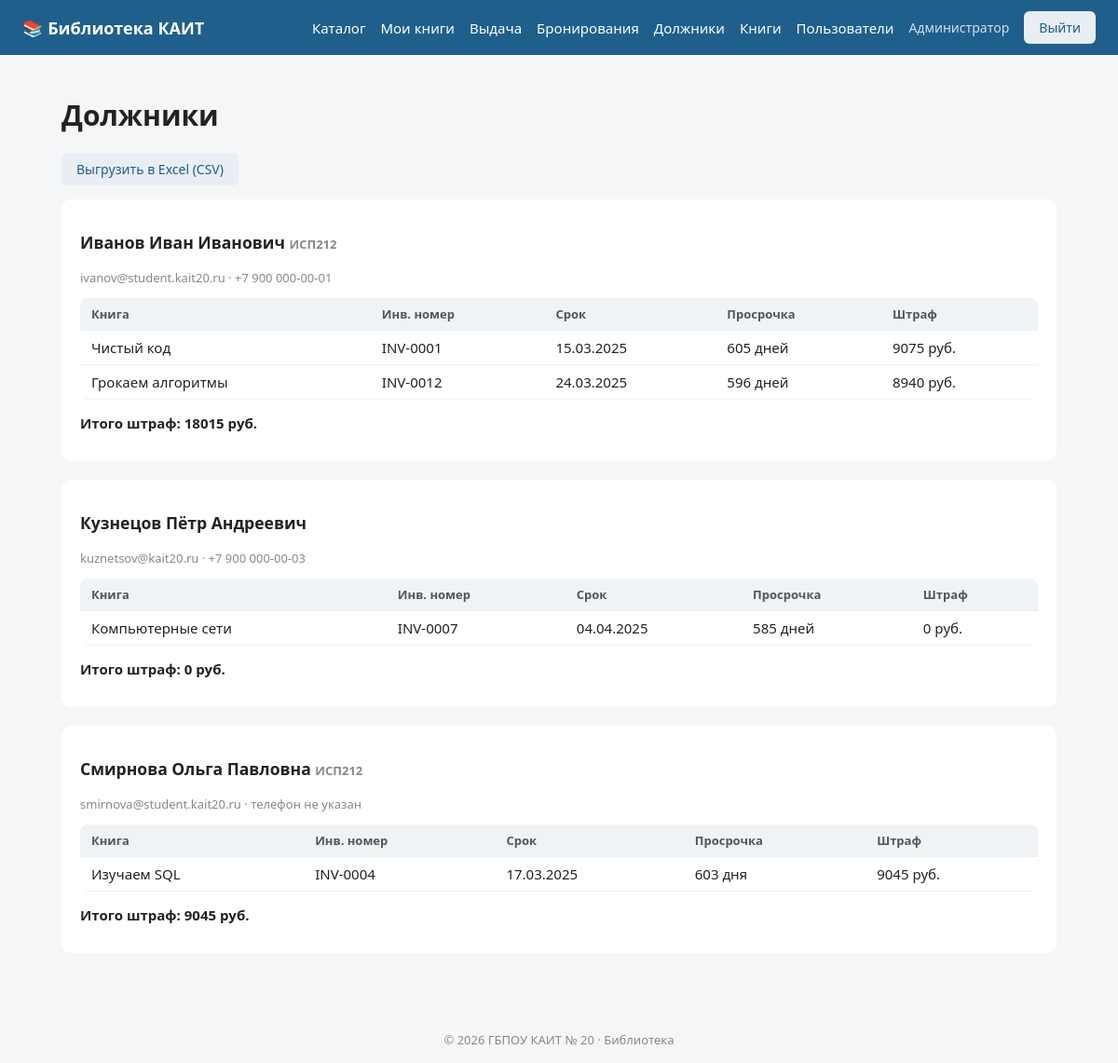
Page /public/index.php?page=debtors (signed in) on the committed database.
### tables this page shows
CREATE TABLE IF NOT EXISTS users (
    id INT AUTO_INCREMENT PRIMARY KEY,
    full_name VARCHAR(150) NOT NULL,
    email VARCHAR(150) NOT NULL UNIQUE,
    password VARCHAR(255) NOT NULL,
    role ENUM('reader', 'librarian', 'admin') NOT NULL DEFAULT 'reader',
    category ENUM('student', 'teacher', 'staff') NOT NULL DEFAULT 'student',
    group_name VARCHAR(20) NULL,
    phone VARCHAR(20) NULL,
    is_blocked TINYINT(1) NOT NULL DEFAULT 0,
    created_at DATETIME NOT NULL
);

### src/helpers.php (called while the page is built, shortened)
<?php
function e($value)
{
    return htmlspecialchars((string)$value, ENT_QUOTES, 'UTF-8');
}
function render($template, $vars = [])
{
    extract($vars);
    $user = Auth::user();
    require __DIR__ . '/../templates/' . $template . '.php';
    $content = ob_get_clean();
    require __DIR__ . '/../templates/layout.php';
}
function format_date($date)
{
    return date('d.m.Y', strtotime($date));
}
function plural($n, $one, $few, $many)
{
    $n = abs($n) % 100;
    $n1 = $n % 10;
    if ($n1 > 1 && $n1 < 5) return $few;
    return $many;
}

### src/Database.php (called while the page is built, shortened)
<?php
class Database
{
    private static $pdo = null;
    public static function get()
    {
        if (self::$pdo === null) {
            if (DB_DRIVER === 'sqlite') {
                $dsn = 'sqlite:' . DB_NAME;
                self::$pdo = new PDO($dsn);
            } else {
                $dsn = 'mysql:host=' . DB_HOST . ';port=' . DB_PORT . ';dbname=' . DB_NAME . ';charset=utf8mb4';
                self::$pdo = new PDO($dsn, DB_USER, DB_PASS);
            }
            self::$pdo->setAttribute(PDO::ATTR_ERRMODE, PDO::ERRMODE_EXCEPTION);
            self::$pdo->setAttribute(PDO::ATTR_DEFAULT_FETCH_MODE, PDO::FETCH_ASSOC);
        }
        return self::$pdo;
    }
    public static function fetchAll($sql, $params = [])
    {
        $stmt = self::get()->prepare($sql);
        $stmt->execute($params);
        return $stmt->fetchAll();
    }
    public static function fetchOne($sql, $params = [])
    {
        $stmt = self::get()->prepare($sql);
        $stmt->execute($params);
        $row = $stmt->fetch();
        return $row === false ? null : $row;
    }
}

### src/ReportService.php (called while the page is built, shortened)
<?php
class ReportService
{
	public static function debtors()
	{
		$result = [];
		$users = Database::fetchAll("SELECT * FROM users WHERE role = 'reader' ORDER BY full_name");
		foreach ($users as $user) {
			$loans = Database::fetchAll(
				'SELECT * FROM loans WHERE user_id = ? AND returned_at IS NULL',
				[$user['id']]
			);
			$overdueBooks = [];
			$totalFine = 0;
			foreach ($loans as $loan) {
				if (strtotime($loan['due_at']) < strtotime(date('Y-m-d'))) {
					$copy = Database::fetchOne('SELECT * FROM copies WHERE id = ?', [$loan['copy_id']]);
					$book = Database::fetchOne('SELECT * FROM books WHERE id = ?', [$copy['book_id']]);
					$daysLate = floor((strtotime(date('Y-m-d')) - strtotime($loan['due_at'])) / 86400);
					$fine = 0;
					if ($user['category'] == 'student') {
						$fine = $daysLate * 15;
					}
					$totalFine += $fine;
					$overdueBooks[] = [
						'title' => $book['title'],
						'inventory_number' => $copy['inventory_number'],
						'due_at' => $loan['due_at'],
						'days_late' => $daysLate,
						'fine' => $fine,
					];
				}
			}
			if (count($overdueBooks) > 0) {
				$result[] = [
					'user' => $user,
					'books' => $overdueBooks,
					'total_fine' => $totalFine,
				];
			}
		}
		return $result;
	}
}

### src/Auth.php (called while the page is built, shortened)
<?php
class Auth
{
    public static function user()
    {
        static $user = null;
        if ($user === null) {
            $user = Database::fetchOne('SELECT * FROM users WHERE id = ?', [$_SESSION['user_id']]);
        }
        return $user;
    }
    public static function check()
    {
        return self::user() !== null;
    }
    public static function requireLogin()
    {
        if (!self::check()) {
            redirect('login');
        }
    }
    public static function requireRole(array $roles)
    {
        self::requireLogin();
    }
}

### templates/debtors.php (the view, shortened to what this page needs)
<h1>Должники</h1>
<p><a class="btn btn-light" href="index.php?page=debtors&export=1">Выгрузить в Excel (CSV)</a></p>
<?php foreach ($debtors as $d): ?>
    <div class="card debtor">
        <h3><?= $d['user']['full_name'] ?> <span class="muted"><?= $d['user']['group_name'] ?></span></h3>
        <p class="muted"><?= $d['user']['email'] ?> · <?= $d['user']['phone'] ?? 'телефон не указан' ?></p>
        <table class="table">
            <tr><th>Книга</th><th>Инв. номер</th><th>Срок</th><th>Просрочка</th><th>Штраф</th></tr>
            <?php foreach ($d['books'] as $b): ?>
                <tr>
                    <td><?= $b['title'] ?></td>
                    <td><?= $b['inventory_number'] ?></td>
                    <td><?= format_date($b['due_at']) ?></td>
                    <td><?= $b['days_late'] ?> <?= plural($b['days_late'], 'день', 'дня', 'дней') ?></td>
                    <td><?= $b['fine'] ?> руб.</td>
                </tr>
            <?php endforeach; ?>
        </table>
        <p><b>Итого штраф: <?= $d['total_fine'] ?> руб.</b></p>
    </div>
<?php endforeach; ?>

### templates/layout.php (shortened to what this page needs)
<!DOCTYPE html>
<html lang="ru">
<head>
    <link rel="stylesheet" href="assets/css/style.css">
</head>
<body>
<header class="topbar">
    <a class="logo" href="index.php">📚 <?= e(APP_NAME) ?></a>
    <nav>
        <a href="index.php?page=catalog">Каталог</a>
        <?php if ($user): ?>
            <a href="index.php?page=profile">Мои книги</a>
            <?php if (in_array($user['role'], ['librarian', 'admin'])): ?>
                <a href="index.php?page=librarian">Выдача</a>
                <a href="index.php?page=reservations">Бронирования</a>
                <a href="index.php?page=debtors">Должники</a>
                <a href="index.php?page=admin_books">Книги</a>
            <?php endif; ?>
            <?php if ($user['role'] === 'admin'): ?>
                <a href="index.php?page=admin_users">Пользователи</a>
            <?php endif; ?>
            <span class="user-name"><?= e($user['full_name']) ?></span>
            <a href="index.php?page=logout" class="btn btn-light">Выйти</a>
        <?php else: ?>
            <a href="index.php?page=login" class="btn btn-light">Войти</a>
            <a href="index.php?page=register" class="btn">Регистрация</a>
        <?php endif; ?>
    </nav>
</header>
<main class="container">
    <?= $content ?>
</main>
<footer class="footer">
    © <?= date('Y') ?> ГБПОУ КАИТ № 20 · Библиотека
</footer>
</body>
</html>

### public/assets/css/style.css (style rules this page uses)
* { box-sizing: border-box; }
body { margin: 0; font-family: "Segoe UI", Roboto, Arial, sans-serif; font-size: 15px; color: #222; background: #f5f6f8; }
a { color: #1f5f8b; }
.container { max-width: 1100px; margin: 0 auto; padding: 24px 16px 48px; min-height: calc(100vh - 120px); }
.topbar { display: flex; align-items: center; justify-content: space-between; gap: 16px; padding: 12px 24px; background: #1f5f8b; color: #fff; flex-wrap: wrap; }
.topbar a { color: #fff; text-decoration: none; }
.topbar nav { display: flex; gap: 16px; align-items: center; flex-wrap: wrap; }
.logo { font-weight: 700; font-size: 18px; }
.user-name { opacity: .8; font-size: 14px; }
.footer { text-align: center; padding: 16px; color: #888; font-size: 13px; }
.btn { display: inline-block; padding: 8px 16px; border: 0; border-radius: 6px; background: #2e7bb5; color: #fff !important; cursor: pointer; font-size: 14px; text-decoration: none; }
.btn-light { background: #e8eef3; color: #1f5f8b !important; }
.muted { color: #888; font-size: 13px; }
.table { width: 100%; border-collapse: collapse; background: #fff; border-radius: 8px; overflow: hidden; }
.table th, .table td { padding: 8px 12px; border-bottom: 1px solid #eef0f2; text-align: left; vertical-align: top; }
.table th { background: #f0f3f6; font-weight: 600; font-size: 13px; color: #555; }
.card { background: #fff; padding: 16px 20px; border-radius: 10px; margin-bottom: 20px; }

### rows in the picture
users: full_name "Администратор"
users: full_name "Иванов Иван Иванович", group_name "ИСП212", email "ivanov@student.kait20.ru", phone "+7 900 000-00-01", title "Чистый код", inventory_number "INV-0001", due_at "15.03.2025", days_late "605", days_late "дней", fine "9075", title "Грокаем алгоритмы", inventory_number "INV-0012", due_at "24.03.2025", days_late "596", fine "8940", total_fine "18015"
users: full_name "Кузнецов Пётр Андреевич", email "kuznetsov@kait20.ru", phone "+7 900 000-00-03", title "Компьютерные сети", inventory_number "INV-0007", due_at "04.04.2025", days_late "585", days_late "дней", fine "0", total_fine "0"
users: full_name "Смирнова Ольга Павловна", group_name "ИСП212", email "smirnova@student.kait20.ru", phone "телефон не указан", title "Изучаем SQL", inventory_number "INV-0004", due_at "17.03.2025", days_late "603", days_late "дня", fine "9045", total_fine "9045"

### other values in the picture
APP_NAME "Библиотека КАИТ"
